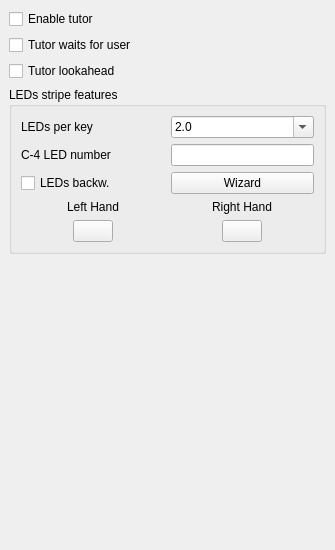
<?xml version="1.0" encoding="UTF-8"?>
<ui version="4.0">
 <class>PianoTutorPanelBase</class>
 <widget class="QDockWidget" name="PianoTutorPanelBase">
  <property name="geometry">
   <rect>
    <x>0</x>
    <y>0</y>
    <width>335</width>
    <height>550</height>
   </rect>
  </property>
  <property name="floating">
   <bool>false</bool>
  </property>
  <property name="features">
   <set>QDockWidget::AllDockWidgetFeatures</set>
  </property>
  <property name="windowTitle">
   <string>PianoTutor</string>
  </property>
  <widget class="QWidget" name="dockWidgetContents">
   <layout class="QVBoxLayout" name="verticalLayout">
    <item>
     <layout class="QVBoxLayout" name="verticalLayout_2">
      <item>
       <widget class="QCheckBox" name="tutorEnabledCB">
        <property name="text">
         <string>Enable tutor</string>
        </property>
       </widget>
      </item>
      <item>
       <widget class="QCheckBox" name="tutorWaitCB">
        <property name="text">
         <string>Tutor waits for user</string>
        </property>
       </widget>
      </item>
      <item>
       <widget class="QCheckBox" name="tutorLookAheadCB">
        <property name="text">
         <string>Tutor lookahead</string>
        </property>
       </widget>
      </item>
      <item>
       <widget class="QGroupBox" name="groupBox">
        <property name="title">
         <string>LEDs stripe features</string>
        </property>
        <layout class="QVBoxLayout" name="verticalLayout_3">
         <item>
          <layout class="QHBoxLayout" name="horizontalLayout_3">
           <item>
            <widget class="QLabel" name="label_4">
             <property name="text">
              <string>LEDs per key</string>
             </property>
            </widget>
           </item>
           <item>
            <widget class="QComboBox" name="lightsPerMeter">
             <property name="sizePolicy">
              <sizepolicy hsizetype="Minimum" vsizetype="Fixed">
               <horstretch>0</horstretch>
               <verstretch>0</verstretch>
              </sizepolicy>
             </property>
             <property name="editable">
              <bool>true</bool>
             </property>
             <item>
              <property name="text">
               <string>2.0</string>
              </property>
             </item>
             <item>
              <property name="text">
               <string>1.0</string>
              </property>
             </item>
            </widget>
           </item>
          </layout>
         </item>
         <item>
          <layout class="QHBoxLayout" name="horizontalLayout_2">
           <item>
            <widget class="QLabel" name="label">
             <property name="text">
              <string>C-4 LED number</string>
             </property>
            </widget>
           </item>
           <item>
            <widget class="QLineEdit" name="midCLight">
             <property name="sizePolicy">
              <sizepolicy hsizetype="Minimum" vsizetype="Fixed">
               <horstretch>0</horstretch>
               <verstretch>0</verstretch>
              </sizepolicy>
             </property>
             <property name="baseSize">
              <size>
               <width>8</width>
               <height>0</height>
              </size>
             </property>
             <property name="toolTip">
              <string>Usually half your stripe size minus 1, e.g., for a 144 stripe, try 71</string>
             </property>
             <property name="text">
              <string/>
             </property>
            </widget>
           </item>
          </layout>
         </item>
         <item>
          <layout class="QHBoxLayout" name="horizontalLayout_4">
           <item>
            <widget class="QCheckBox" name="backwardLayout">
             <property name="text">
              <string>LEDs backw.</string>
             </property>
            </widget>
           </item>
           <item>
            <widget class="QPushButton" name="tutorWizard">
             <property name="text">
              <string>Wizard</string>
             </property>
            </widget>
           </item>
          </layout>
         </item>
         <item>
          <layout class="QGridLayout" name="gridLayout">
           <item row="0" column="1" alignment="Qt::AlignHCenter">
            <widget class="QLabel" name="label_3">
             <property name="text">
              <string>Right Hand</string>
             </property>
            </widget>
           </item>
           <item row="1" column="1" alignment="Qt::AlignHCenter">
            <widget class="QPushButton" name="rightHandColor">
             <property name="sizePolicy">
              <sizepolicy hsizetype="Fixed" vsizetype="Fixed">
               <horstretch>0</horstretch>
               <verstretch>0</verstretch>
              </sizepolicy>
             </property>
             <property name="text">
              <string/>
             </property>
            </widget>
           </item>
           <item row="1" column="0" alignment="Qt::AlignHCenter">
            <widget class="QPushButton" name="leftHandColor">
             <property name="sizePolicy">
              <sizepolicy hsizetype="Fixed" vsizetype="Fixed">
               <horstretch>0</horstretch>
               <verstretch>0</verstretch>
              </sizepolicy>
             </property>
             <property name="text">
              <string/>
             </property>
            </widget>
           </item>
           <item row="0" column="0" alignment="Qt::AlignHCenter">
            <widget class="QLabel" name="label_2">
             <property name="text">
              <string>Left Hand</string>
             </property>
            </widget>
           </item>
          </layout>
         </item>
        </layout>
       </widget>
      </item>
      <item>
       <spacer name="verticalSpacer">
        <property name="orientation">
         <enum>Qt::Vertical</enum>
        </property>
        <property name="sizeHint" stdset="0">
         <size>
          <width>20</width>
          <height>40</height>
         </size>
        </property>
       </spacer>
      </item>
     </layout>
    </item>
   </layout>
  </widget>
 </widget>
 <resources>
  <include location="musescore.qrc"/>
 </resources>
 <connections/>
</ui>
